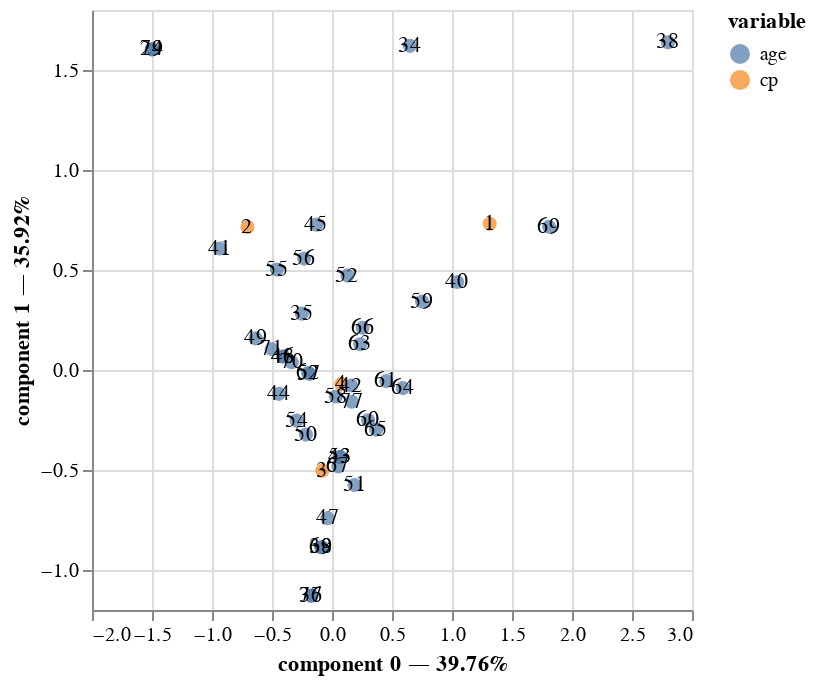

The notebook cell saved with this chart:
### Code cell
ca.plot(ca_cp__contingancyTab,
        x_component = 0,#First component
        y_component = 1,#Second component
        show_row_markers=True,
        show_column_markers=True,#
        show_row_labels=True,
        show_column_labels=True

)

### Figure 1 — Vega-Lite specification as saved in the notebook (floating-point values rounded to 4 significant figures)
{"config": {"view": {"continuousWidth": 300, "continuousHeight": 300}}, "layer": [{"data": {"name": "data-4bb208b270d5ceb55b36e75868b4971e"}, "mark": {"type": "circle", "size": 50}, "encoding": {"color": {"field": "variable", "type": "nominal"}, "tooltip": [{"field": "variable", "type": "nominal"}, {"field": "value", "type": "nominal"}, {"field": "component 0", "type": "quantitative"}, {"field": "component 1", "type": "quantitative"}], "x": {"axis": {"title": "component 0 — 39.76%"}, "field": "component 0", "scale": {"zero": false}, "type": "quantitative"}, "y": {"axis": {"title": "component 1 — 35.92%"}, "field": "component 1", "scale": {"zero": false}, "type": "quantitative"}}, "name": "view_11"}, {"data": {"name": "data-4bb208b270d5ceb55b36e75868b4971e"}, "mark": {"type": "text"}, "encoding": {"text": {"field": "label", "type": "nominal"}, "x": {"axis": {"title": "component 0 — 39.76%"}, "field": "component 0", "scale": {"zero": false}, "type": "quantitative"}, "y": {"axis": {"title": "component 1 — 35.92%"}, "field": "component 1", "scale": {"zero": false}, "type": "quantitative"}}}, {"data": {"name": "data-38eb3fba2bea87275aab5088c768ffce"}, "mark": {"type": "circle", "size": 50}, "encoding": {"color": {"field": "variable", "type": "nominal"}, "tooltip": [{"field": "variable", "type": "nominal"}, {"field": "value", "type": "nominal"}, {"field": "component 0", "type": "quantitative"}, {"field": "component 1", "type": "quantitative"}], "x": {"axis": {"title": "component 0 — 39.76%"}, "field": "component 0", "scale": {"zero": false}, "type": "quantitative"}, "y": {"axis": {"title": "component 1 — 35.92%"}, "field": "component 1", "scale": {"zero": false}, "type": "quantitative"}}}, {"data": {"name": "data-38eb3fba2bea87275aab5088c768ffce"}, "mark": {"type": "text"}, "encoding": {"text": {"field": "label", "type": "nominal"}, "x": {"axis": {"title": "component 0 — 39.76%"}, "field": "component 0", "scale": {"zero": false}, "type": "quantitative"}, "y": {"axis": {"title": "component 1 — 35.92%"}, "field": "component 1", "scale": {"zero": false}, "type": "quantitative"}}}], "params": [{"name": "param_11", "select": {"type": "interval", "encodings": ["x", "y"]}, "bind": "scales", "views": ["view_11"]}], "$schema": "https://vega.github.io/schema/vega-lite/v5.20.1.json", "datasets": {"data-4bb208b270d5ceb55b36e75868b4971e": [{"component 0": 1.314, "component 1": 0.7307, "variable": "cp", "value": "1", "label": 1}, {"component 0": -0.7044, "component 1": 0.7151, "variable": "cp", "value": "2", "label": 2}, {"component 0": -0.08094, "component 1": -0.5034, "variable": "cp", "value": "3", "label": 3}, {"component 0": 0.0776, "component 1": -0.07084, "variable": "cp", "value": "4", "label": 4}], "data-38eb3fba2bea87275aab5088c768ffce": [{"component 0": -1.501, "component 1": 1.603, "variable": "age", "value": "29", "label": 29}, {"component 0": 0.6492, "component 1": 1.621, "variable": "age", "value": "34", "label": 34}, {"component 0": -0.2513, "component 1": 0.2817, "variable": "age", "value": "35", "label": 35}, {"component 0": -0.1725, "component 1": -1.129, "variable": "age", "value": "37", "label": 37}, {"component 0": 2.799, "component 1": 1.638, "variable": "age", "value": "38", "label": 38}, {"component 0": -0.08801, "component 1": -0.8863, "variable": "age", "value": "39", "label": 39}, {"component 0": 1.043, "component 1": 0.4402, "variable": "age", "value": "40", "label": 40}, {"component 0": -0.9358, "component 1": 0.6074, "variable": "age", "value": "41", "label": 41}, {"component 0": 0.1596, "component 1": -0.07764, "variable": "age", "value": "42", "label": 42}, {"component 0": 0.06883, "component 1": -0.4359, "variable": "age", "value": "43", "label": 43}, {"component 0": -0.4427, "component 1": -0.1191, "variable": "age", "value": "44", "label": 44}, {"component 0": -0.1303, "component 1": 0.7266, "variable": "age", "value": "45", "label": 45}, {"component 0": -0.4073, "component 1": 0.06749, "variable": "age", "value": "46", "label": 46}, {"component 0": -0.03734, "component 1": -0.7408, "variable": "age", "value": "47", "label": 47}, {"component 0": -0.4073, "component 1": 0.06749, "variable": "age", "value": "48", "label": 48}, {"component 0": -0.6363, "component 1": 0.158, "variable": "age", "value": "49", "label": 49}, {"component 0": -0.2175, "component 1": -0.3228, "variable": "age", "value": "50", "label": 50}, {"component 0": 0.1878, "component 1": -0.5748, "variable": "age", "value": "51", "label": 51}, {"component 0": 0.1284, "component 1": 0.4721, "variable": "age", "value": "52", "label": 52}, {"component 0": 0.06883, "component 1": -0.4359, "variable": "age", "value": "53", "label": 53}, {"component 0": -0.2949, "component 1": -0.2528, "variable": "age", "value": "54", "label": 54}, {"component 0": -0.4596, "component 1": 0.5019, "variable": "age", "value": "55", "label": 55}, {"component 0": -0.2319, "component 1": 0.5571, "variable": "age", "value": "56", "label": 56}, {"component 0": -0.1883, "component 1": -0.01904, "variable": "age", "value": "57", "label": 57}, {"component 0": 0.03269, "component 1": -0.1326, "variable": "age", "value": "58", "label": 58}, {"component 0": 0.7507, "component 1": 0.342, "variable": "age", "value": "59", "label": 59}, {"component 0": 0.3004, "component 1": -0.2515, "variable": "age", "value": "60", "label": 60}, {"component 0": 0.4524, "component 1": -0.05542, "variable": "age", "value": "61", "label": 61}, {"component 0": -0.1991, "component 1": -0.01481, "variable": "age", "value": "62", "label": 62}, {"component 0": 0.2353, "component 1": 0.1289, "variable": "age", "value": "63", "label": 63}, {"component 0": 0.5908, "component 1": -0.09036, "variable": "age", "value": "64", "label": 64}, {"component 0": 0.3679, "component 1": -0.2979, "variable": "age", "value": "65", "label": 65}, {"component 0": 0.2553, "component 1": 0.2111, "variable": "age", "value": "66", "label": 66}, {"component 0": 0.05274, "component 1": -0.4821, "variable": "age", "value": "67", "label": 67}, {"component 0": -0.08801, "component 1": -0.8863, "variable": "age", "value": "68", "label": 68}, {"component 0": 1.809, "component 1": 0.716, "variable": "age", "value": "69", "label": 69}, {"component 0": -0.3357, "component 1": 0.0392, "variable": "age", "value": "70", "label": 70}, {"component 0": -0.5027, "component 1": 0.1052, "variable": "age", "value": "71", "label": 71}, {"component 0": -1.501, "component 1": 1.603, "variable": "age", "value": "74", "label": 74}, {"component 0": -0.1725, "component 1": -1.129, "variable": "age", "value": "76", "label": 76}, {"component 0": 0.1653, "component 1": -0.1588, "variable": "age", "value": "77", "label": 77}]}}
